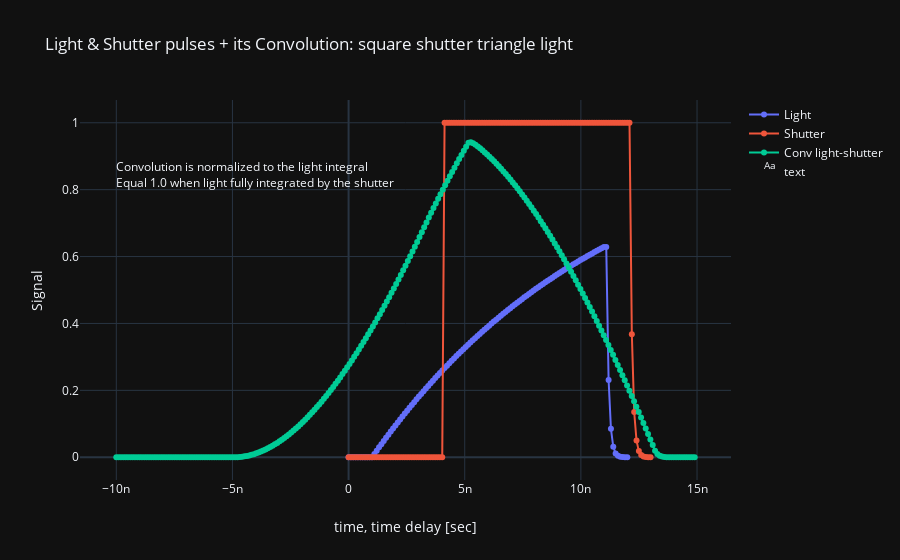

Notebook source saved alongside this figure:
### Code cell
photonic = Photonic(config='Cfg3')
rise = 1e-8
fall = 1e-8
width = 1e-8
y1, t1 = photonic.generate_pulse(rise=rise, fall=fall, width=width, smooth=False)

rise = 1e-14
fall = 1e-14
width = 0.8e-8
delay = 3e-9
y2, t2 = photonic.generate_pulse(delay=delay, rise=rise, fall=fall, width=width, smooth=False)

y3, t3 = photonic.conv_light_shutter(t_light=t1, y_light=y1, t_shutter=t2, y_shutter=y2)

trace0 = go.Scatter(x=t1,
                    y=y1, mode='lines+markers',  # Select 'lines', 'markers' or 'lines+markers'
                    name='Light')
trace1 = go.Scatter(x=t2,
                    y=y2, mode='lines+markers',
                    name='Shutter')
trace2 = go.Scatter(x=t3-width-2*1e-9,
                    y=y3, mode='lines+markers',
                    name='Conv light-shutter')
trace3 = go.Scatter(x=[-10e-9],
                    y=[0.8], mode='text', textposition='top right',
                    name='text', text=['Convolution is normalized to the light integral' 
                                       + '<br>Equal 1.0 when light fully integrated by the shutter'])

data = [trace0, trace1, trace2, trace3]

layout = {'title': 'Light & Shutter pulses + its Convolution: square shutter triangle light',
          'xaxis': {'title': 'time, time delay [sec]',
                    'type': 'linear'},  # Select 'log' or 'linear'
          'yaxis': {'title': 'Signal',
                    'type': 'linear'},  # Select 'log' or 'linear'
          'template': 'plotly_dark'}

iplot({'data': data, 'layout': layout})

### Figure 1 — Plotly figure (JSON) as saved in the notebook; plotly's stock layout.template omitted (floating-point values rounded to 4 significant figures; data arrays with more than 128 entries replaced by an {"elided": "..."} marker saying what was removed)
{"data": [{"mode": "lines+markers", "name": "Light", "type": "scatter", "x": [0, 1.008e-10, 2.017e-10, 3.025e-10, 4.034e-10, 5.042e-10, 6.05e-10, 7.059e-10, 8.067e-10, 9.076e-10, 1.008e-09, 1.109e-09, 1.21e-09, 1.311e-09, 1.412e-09, 1.513e-09, 1.613e-09, 1.714e-09, 1.815e-09, 1.916e-09, 2.017e-09, 2.118e-09, 2.218e-09, 2.319e-09, 2.42e-09, 2.521e-09, 2.622e-09, 2.723e-09, 2.824e-09, 2.924e-09, 3.025e-09, 3.126e-09, 3.227e-09, 3.328e-09, 3.429e-09, 3.529e-09, 3.63e-09, 3.731e-09, 3.832e-09, 3.933e-09, 4.034e-09, 4.134e-09, 4.235e-09, 4.336e-09, 4.437e-09, 4.538e-09, 4.639e-09, 4.739e-09, 4.84e-09, 4.941e-09, 5.042e-09, 5.143e-09, 5.244e-09, 5.345e-09, 5.445e-09, 5.546e-09, 5.647e-09, 5.748e-09, 5.849e-09, 5.95e-09, 6.05e-09, 6.151e-09, 6.252e-09, 6.353e-09, 6.454e-09, 6.555e-09, 6.655e-09, 6.756e-09, 6.857e-09, 6.958e-09, 7.059e-09, 7.16e-09, 7.261e-09, 7.361e-09, 7.462e-09, 7.563e-09, 7.664e-09, 7.765e-09, 7.866e-09, 7.966e-09, 8.067e-09, 8.168e-09, 8.269e-09, 8.37e-09, 8.471e-09, 8.571e-09, 8.672e-09, 8.773e-09, 8.874e-09, 8.975e-09, 9.076e-09, 9.176e-09, 9.277e-09, 9.378e-09, 9.479e-09, 9.58e-09, 9.681e-09, 9.782e-09, 9.882e-09, 9.983e-09, 1.008e-08, 1.018e-08, 1.029e-08, 1.039e-08, 1.049e-08, 1.059e-08, 1.069e-08, 1.079e-08, 1.089e-08, 1.099e-08, 1.109e-08, 1.119e-08, 1.129e-08, 1.139e-08, 1.15e-08, 1.16e-08, 1.17e-08, 1.18e-08, 1.19e-08, 1.2e-08], "y": [0, 0, 0, 0, 0, 0, 0, 0, 0, 0, 0, 0.009951, 0.0198, 0.02956, 0.03921, 0.04877, 0.05824, 0.06761, 0.07689, 0.08607, 0.09517, 0.1042, 0.1131, 0.1219, 0.1306, 0.1393, 0.1479, 0.1563, 0.1647, 0.173, 0.1813, 0.1894, 0.1975, 0.2055, 0.2134, 0.2212, 0.229, 0.2366, 0.2442, 0.2517, 0.2592, 0.2666, 0.2739, 0.2811, 0.2882, 0.2953, 0.3023, 0.3093, 0.3162, 0.323, 0.3297, 0.3364, 0.343, 0.3495, 0.356, 0.3624, 0.3687, 0.375, 0.3812, 0.3874, 0.3935, 0.3995, 0.4055, 0.4114, 0.4173, 0.4231, 0.4288, 0.4345, 0.4401, 0.4457, 0.4512, 0.4567, 0.4621, 0.4674, 0.4727, 0.478, 0.4832, 0.4883, 0.4934, 0.4984, 0.5034, 0.5084, 0.5133, 0.5181, 0.5229, 0.5277, 0.5324, 0.537, 0.5416, 0.5462, 0.5507, 0.5552, 0.5596, 0.564, 0.5683, 0.5726, 0.5769, 0.5811, 0.5852, 0.5894, 0.5935, 0.5975, 0.6015, 0.6055, 0.6094, 0.6133, 0.6171, 0.6209, 0.6247, 0.6285, 0.6285, 0.2312, 0.08505, 0.03129, 0.01151, 0.004234, 0.001558, 0.0005731, 0.0002108, 7.756e-05]}, {"mode": "lines+markers", "name": "Shutter", "type": "scatter", "x": {"elided": "130 float values"}, "y": {"elided": "130 float values"}}, {"mode": "lines+markers", "name": "Conv light-shutter", "type": "scatter", "x": {"elided": "249 float values"}, "y": {"elided": "249 float values"}}, {"mode": "text", "name": "text", "text": ["Convolution is normalized to the light integral<br>Equal 1.0 when light fully integrated by the shutter"], "textposition": "top right", "type": "scatter", "x": [-1e-08], "y": [0.8]}], "layout": {"title": {"text": "Light & Shutter pulses + its Convolution: square shutter triangle light"}, "xaxis": {"title": {"text": "time, time delay [sec]"}, "type": "linear"}, "yaxis": {"title": {"text": "Signal"}, "type": "linear"}}}
